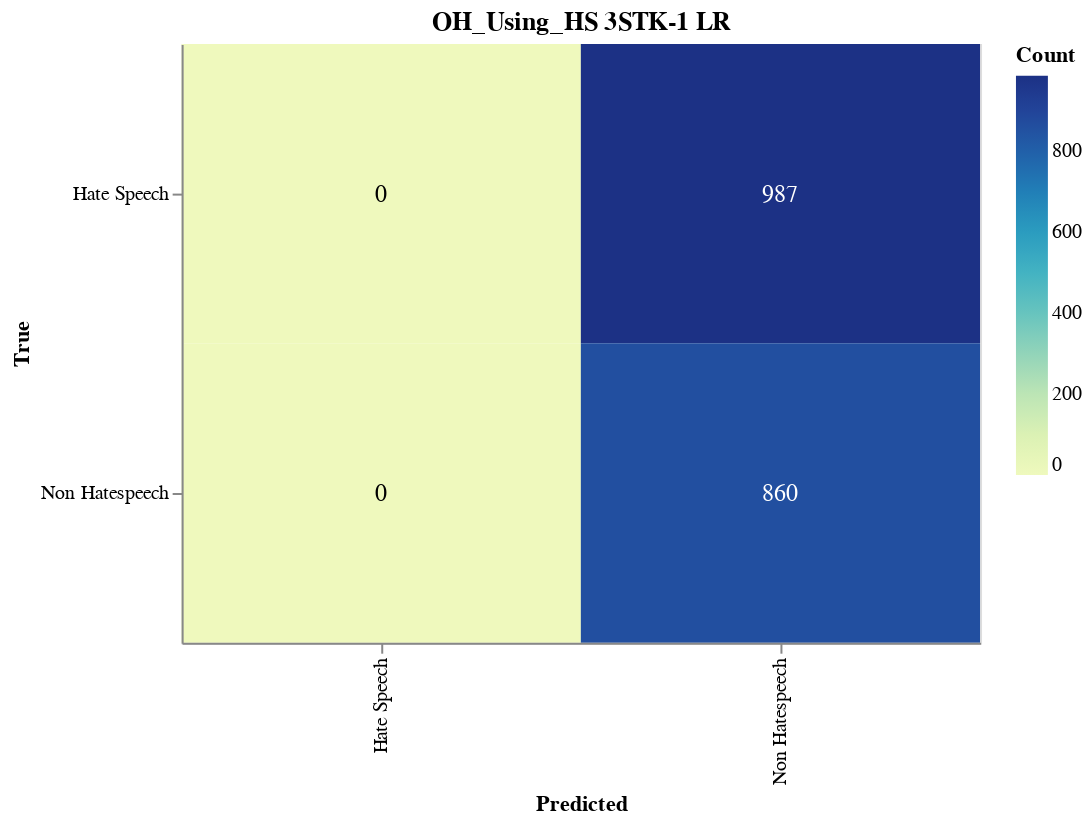

Notebook cell for this chart:
### Markdown cell above
#### Save Confusion Matrix

### Code cell
import altair as alt
import altair_saver
import pandas as pd
from sklearn.metrics import confusion_matrix

# Calculate the confusion matrix
cm = confusion_matrix(true_labels, adjusted_predictions)

# Define class names
class_names = ['Hate Speech', 'Non Hatespeech']

# Convert confusion matrix to DataFrame
cm_df = pd.DataFrame(cm, index=class_names, columns=class_names).reset_index().melt(id_vars='index')
cm_df.columns = ['True', 'Predicted', 'Count']

# Ensure the order of categories
cm_df['True'] = pd.Categorical(cm_df['True'], categories=class_names, ordered=True)
cm_df['Predicted'] = pd.Categorical(cm_df['Predicted'], categories=class_names, ordered=True)

# Create the Altair plot
heatmap = alt.Chart(cm_df).mark_rect().encode(
    x=alt.X('Predicted:O', sort=class_names),
    y=alt.Y('True:O', sort=class_names),
    color='Count:Q',
    tooltip=['True', 'Predicted', 'Count']
).properties(
    width=400,
    height=300,
    title='OH_Using_HS 3STK-1 LR'
)

# Add text labels
text = heatmap.mark_text(
    align='center',
    baseline='middle',
    fontSize=12
).encode(
    text='Count:Q',
    color=alt.condition(
        alt.datum.Count > cm.max() / 2,
        alt.value('white'),
        alt.value('black')
    )
)

# Combine heatmap and text
final_chart = heatmap + text

# Display the plot
final_chart.show()

### Figure 1 — Vega-Lite specification as saved in the notebook (floating-point values rounded to 4 significant figures)
{"config": {"view": {"continuousWidth": 300, "continuousHeight": 300}}, "layer": [{"mark": {"type": "rect"}, "encoding": {"color": {"field": "Count", "type": "quantitative"}, "tooltip": [{"field": "True", "type": "ordinal"}, {"field": "Predicted", "type": "ordinal"}, {"field": "Count", "type": "quantitative"}], "x": {"field": "Predicted", "sort": ["Hate Speech", "Non Hatespeech"], "type": "ordinal"}, "y": {"field": "True", "sort": ["Hate Speech", "Non Hatespeech"], "type": "ordinal"}}, "title": "OH_Using_HS 3STK-1 LR"}, {"mark": {"type": "text", "align": "center", "baseline": "middle", "fontSize": 12}, "encoding": {"color": {"condition": {"test": "(datum.Count > 493.5)", "value": "white"}, "value": "black"}, "text": {"field": "Count", "type": "quantitative"}, "tooltip": [{"field": "True", "type": "ordinal"}, {"field": "Predicted", "type": "ordinal"}, {"field": "Count", "type": "quantitative"}], "x": {"field": "Predicted", "sort": ["Hate Speech", "Non Hatespeech"], "type": "ordinal"}, "y": {"field": "True", "sort": ["Hate Speech", "Non Hatespeech"], "type": "ordinal"}}, "title": "OH_Using_HS 3STK-1 LR"}], "data": {"name": "data-010c52edfd2079f09c0236dffc020b77"}, "height": 300, "width": 400, "$schema": "https://vega.github.io/schema/vega-lite/v5.17.0.json", "datasets": {"data-010c52edfd2079f09c0236dffc020b77": [{"True": "Hate Speech", "Predicted": "Hate Speech", "Count": 0}, {"True": "Non Hatespeech", "Predicted": "Hate Speech", "Count": 0}, {"True": "Hate Speech", "Predicted": "Non Hatespeech", "Count": 987}, {"True": "Non Hatespeech", "Predicted": "Non Hatespeech", "Count": 860}]}}
